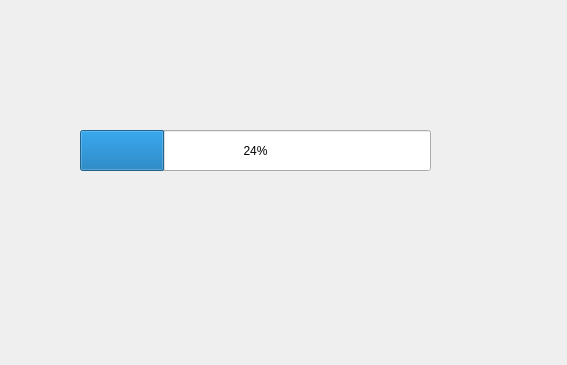
<?xml version="1.0" encoding="UTF-8"?>
<ui version="4.0">
 <class>up</class>
 <widget class="QWidget" name="up">
  <property name="geometry">
   <rect>
    <x>0</x>
    <y>0</y>
    <width>567</width>
    <height>365</height>
   </rect>
  </property>
  <property name="windowTitle">
   <string>Form</string>
  </property>
  <widget class="QProgressBar" name="progressBar">
   <property name="geometry">
    <rect>
     <x>80</x>
     <y>130</y>
     <width>351</width>
     <height>41</height>
    </rect>
   </property>
   <property name="value">
    <number>24</number>
   </property>
  </widget>
 </widget>
 <resources/>
 <connections/>
</ui>
